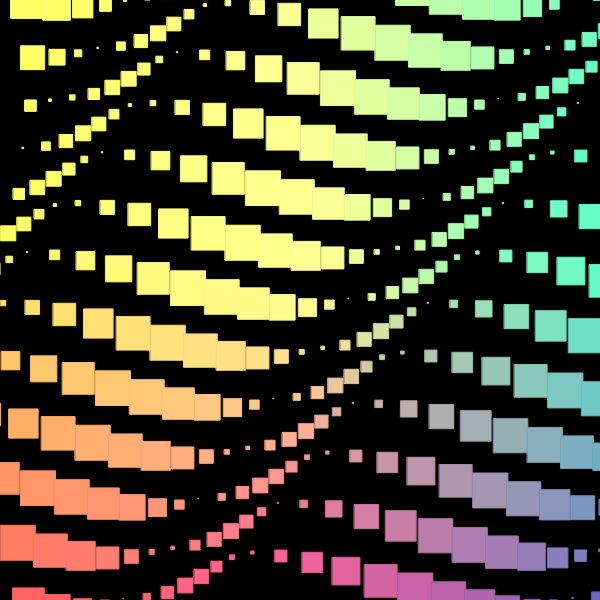
Frame 1 (no input)
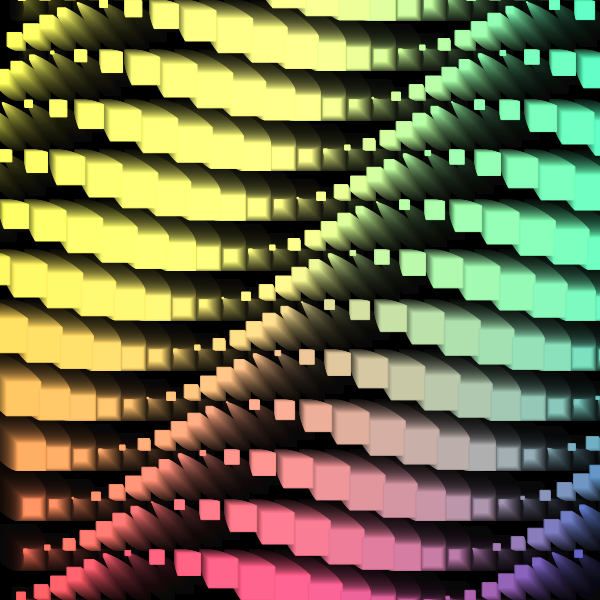
Frame 60 (no input)
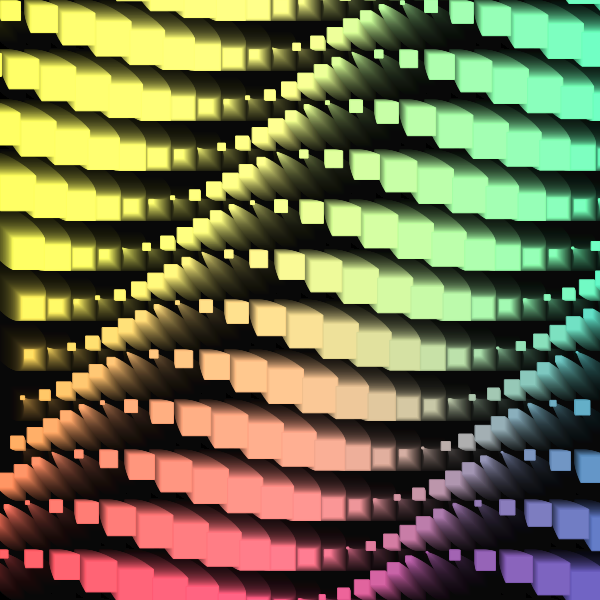
Frame 120 (the mouse pressed at the canvas centre since frame 60)

The p5.js sketch that drew these frames (run headless with seeded random() and noise() and a simulated clock; from frame 60 on, the mouse is pressed at the canvas centre):

// p5.js sketch
// ── sketch.js
var t;
var theta;
var maxFrameCount = 200; // frameCount, change for faster or slower animation

function setup() {
  createCanvas(600, 600);
  noStroke();
  background(0)
}

function draw() {
  background(0, 15);
  translate(width/2, height/2); // translate 0,0 to center

  t = frameCount/maxFrameCount;
  theta = TWO_PI*t;

  for ( var x= -width/2; x <= width/2; x += 25) {
    for (var y= -height/2; y <= height/2; y += 50) {
      var offSet = 50*x+y+y;   // play with offSet to change map below

      var x2 = map(cos(-theta+offSet), 0, 1, 0, 25); // map x position
      var y2 = map(cos(-theta+offSet), 0, 1, 25, 0); // map y position
      var sz2 = map(sin(-theta+offSet), 0, 1, 10, 35); // map size off the ellipse
      fill(250-(x/2), 250-(y/2), 150+(x/6)); // color with gradient created
      stroke(250-(x/2) - 10, 250-(y/2) - 10 , 150+(x/6) - 10)
      rect(x+x2, y-y2, sz2, sz2);
    }
  }

}
